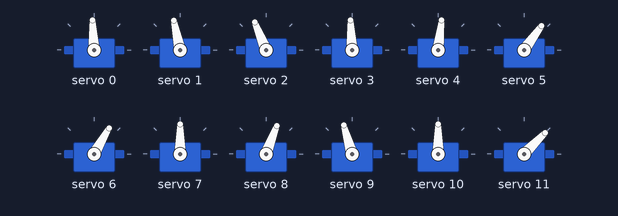
This sketch was run on a simulated Arduino Uno, built with avr-gcc and run on an emulated ATmega328P. Parts: 12 × servo.

Above: at 0.46 s.
At 5.61 s:
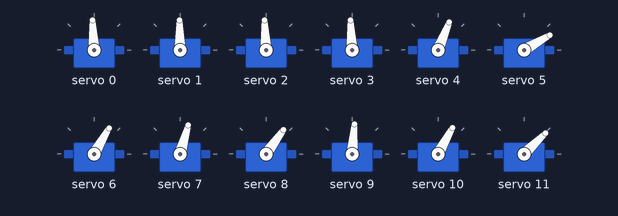
At 11.0 s:
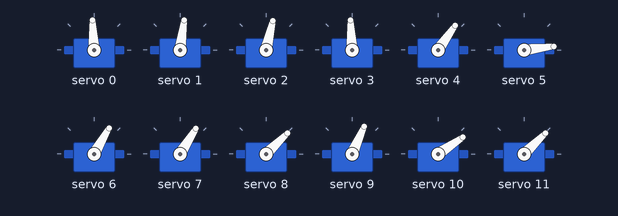
At 15.5 s:
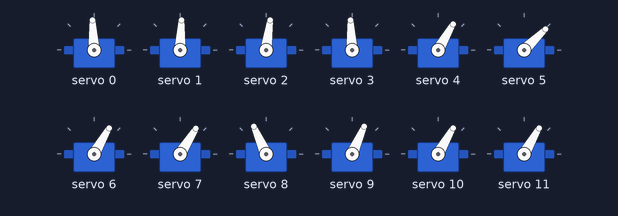
At 22.2 s:
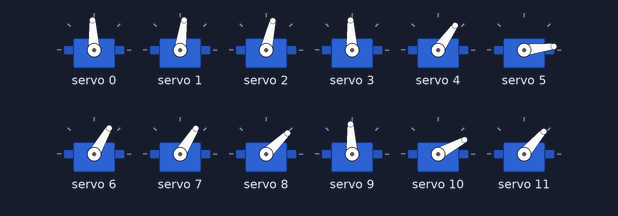
At 24.5 s:
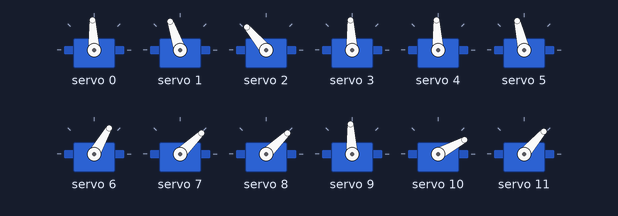
Timing chart, 0 to 26.0 s (numbered marks = the images above):
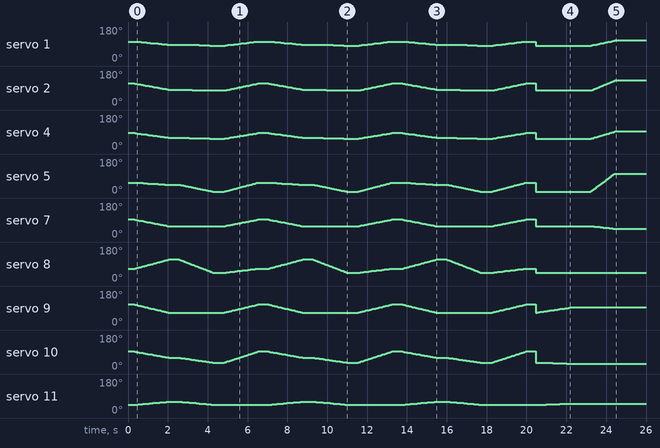

The sketch:

Multi_Servo2.ino
```cpp
/*
     Q0470
     AUTOR:   BrincandoComIdeias
     LINK:    https://www.youtube.com/brincandocomideias ; https://cursodearduino.net/
     COMPRE:  https://www.arducore.com.br/
     SKETCH:  PWM I2C
     DATA:    04/06/2019
*/

// INCLUSÃO DE BIBLIOTECAS
#include <Wire.h>
#include <Adafruit_PWMServoDriver.h>

// INSTANCIANDO OBJETOS
Adafruit_PWMServoDriver pwm = Adafruit_PWMServoDriver();

// DECLARAÇÃO DE FUNÇÕES
void writeServos(int posicao, int tempo);
void beginServos();

void setup() {
  beginServos(); // INICIA OS SERVOS
  delay(300);
}

void transicaoSuave(int posicaoInicial[], int posicaoFinal[], int duracao) {
  // Número de passos para a transição
  int passos = 100;

  // Loop para alterar suavemente os valores dos servos
  for (int i = 0; i <= passos; i++) {
    for (int j = 0; j < 15; j++) {
      int anguloAtual = posicaoInicial[j] + (posicaoFinal[j] - posicaoInicial[j]) * i / passos;
      writeServos(j, anguloAtual);
    }
    delay(duracao / passos); // Ajuste a duração total da transição aqui
  }
}

void loop() {


  // Definindo as posições iniciais e finais
  int posicaoInicial1[] = {90, 110, 130, 90, 75, 20, 30, 90, 40, 120, 90, 0, 110, 150};
  int posicaoFinal2[] = {90, 80, 70, 90, 30, 0, 30, 25, 130, 40, 30, 30, 25, 130, 150};
  int posicaoFinal3[] = {90, 70, 60, 90, 20, -70, 30, 25, 0, 40, -20, 0, 90, 120, 150};

  int posicaoFinal4[] = {90, 70, 60, 90, 20, -70, 30, 25, 0, 90, -30, 10, 130, 110, 130};
  int posicaoFinal5[] = {90, 120, 160, 90, 90, 110, 30, 0, 0, 90, -30, 10, 70, 50, 130};

  // Realizando a transição suave entre as duas posições
  transicaoSuave(posicaoInicial1, posicaoFinal2, 500);

  // Aguardando um tempo antes de retornar à posição inicial
  delay(500);

  // Retornando à posição inicial
  transicaoSuave(posicaoFinal2, posicaoFinal3, 500);

  delay(500);

  transicaoSuave(posicaoFinal3, posicaoInicial1, 500);

  delay(500);


  transicaoSuave(posicaoInicial1, posicaoFinal2, 500);

  // Aguardando um tempo antes de retornar à posição inicial
  delay(500);

  // Retornando à posição inicial
  transicaoSuave(posicaoFinal2, posicaoFinal3, 500);

  delay(500);

  transicaoSuave(posicaoFinal3, posicaoInicial1, 500);

  delay(500);


   transicaoSuave(posicaoInicial1, posicaoFinal2, 500);

  // Aguardando um tempo antes de retornar à posição inicial
  delay(500);

  // Retornando à posição inicial
  transicaoSuave(posicaoFinal2, posicaoFinal3, 500);

  delay(500);

  transicaoSuave(posicaoFinal3, posicaoInicial1, 500);

  delay(500);


    // Retornando à posição inicial
  transicaoSuave(posicaoFinal3, posicaoFinal4, 500);

  delay(1000);

  transicaoSuave(posicaoFinal4, posicaoFinal5, 10);

  delay(50000);


}

// IMPLEMENTO DE FUNÇÕES
void writeServos(int nServo, int posicao) {
#define SERVOMIN  205 // VALOR PARA UM PULSO MAIOR QUE 1 mS
#define SERVOMAX  409 // VALOR PARA UM PULSO MENOR QUE 2 mS

  int pos = map ( posicao , 0 , 180 , SERVOMIN, SERVOMAX);
  pwm.setPWM(nServo , 0, pos);
}

void beginServos() {

#define Frequencia 50 // VALOR DA FREQUENCIA DO SERVO

  pwm.begin(); // INICIA O OBJETO PWM
  pwm.setPWMFreq(Frequencia); // DEFINE A FREQUENCIA DE TRABALHO DO SERVO
}
```
